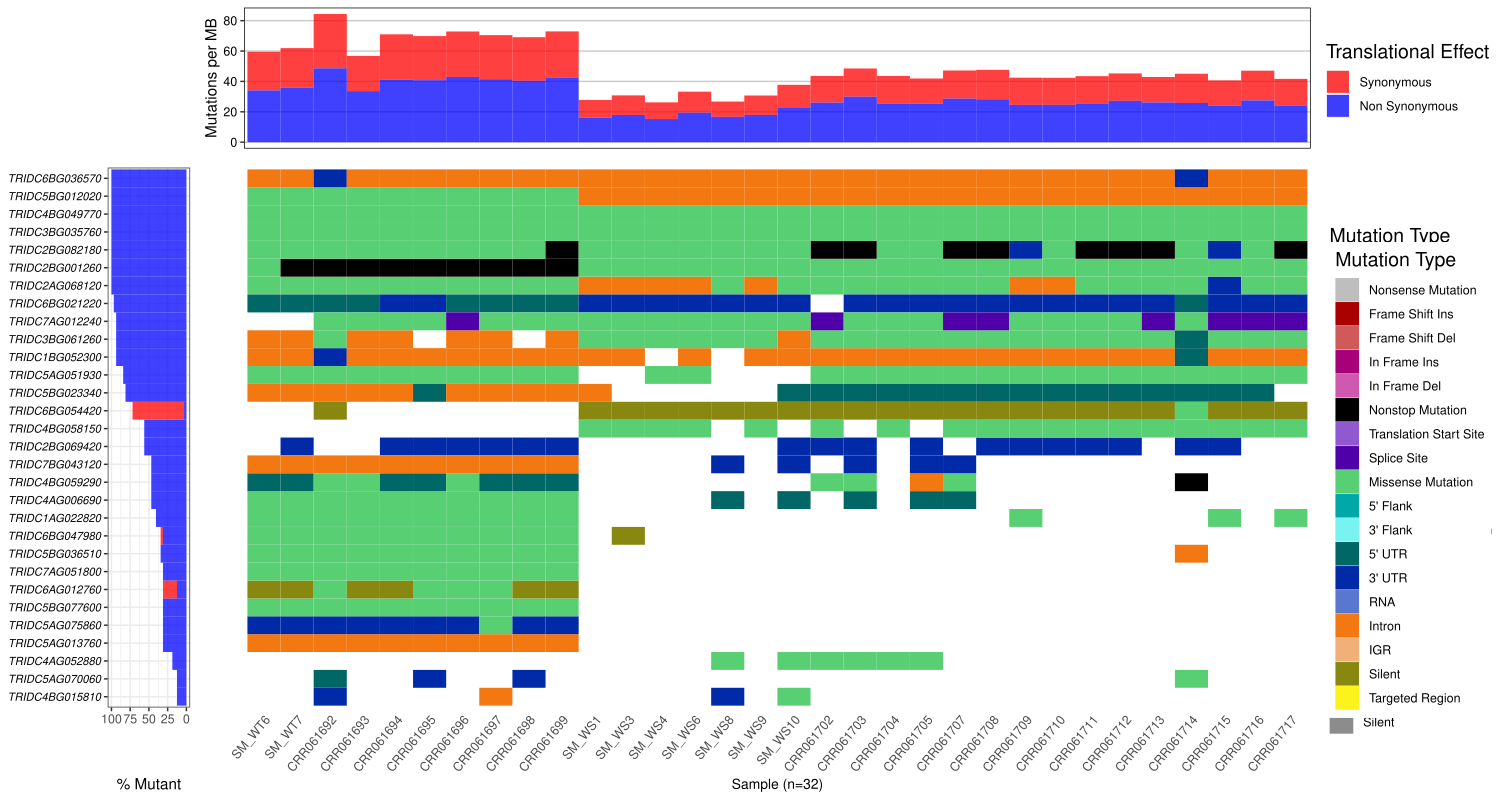

Here is the R script that generated this plot:
#GenVisR waterfall
library(tidyverse)
library(reshape2)
library(ggpubr)
library(dbplyr)
library(dplyr)
library(rstatix)
library(RColorBrewer)
library(ggsignif)
library(cowplot)
library(data.table)
library(ggstatsplot)

library(GenVisR)

setwd('')
snp<-read.csv('hswaterfall_4.txt',sep='\t',header = TRUE)
snp<-data.table(snp)
snp2<-melt.data.table(snp,id.vars = c('Variant_Classification','Hugo_Symbol'), 
                           variable.name = "Tumor_Sample_Barcode",value.name = 'bool')
snp3<-snp2[snp2$bool==1]


# 
gene<-read.csv('8as31es.txt')
sample<-read.csv('hssample.txt',sep='\t')
sampOrder=sample$sample
geneOrder=gene$Gene
set.seed(383)
snp3<-data.frame(snp3)
waterfall(snp3,mainXlabel=TRUE,mainRecurCutoff = 0.1,
          sampOrder = sampOrder)
 
